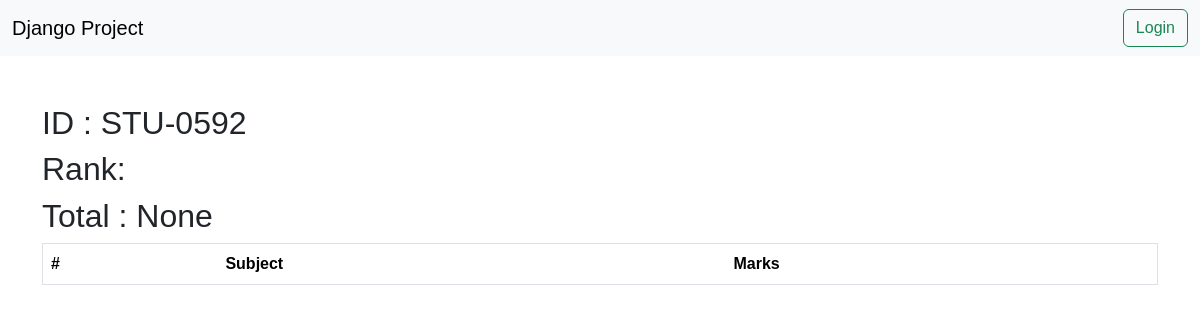
The page /reports/see_marks/STU-0592/ on the database as committed earlier.
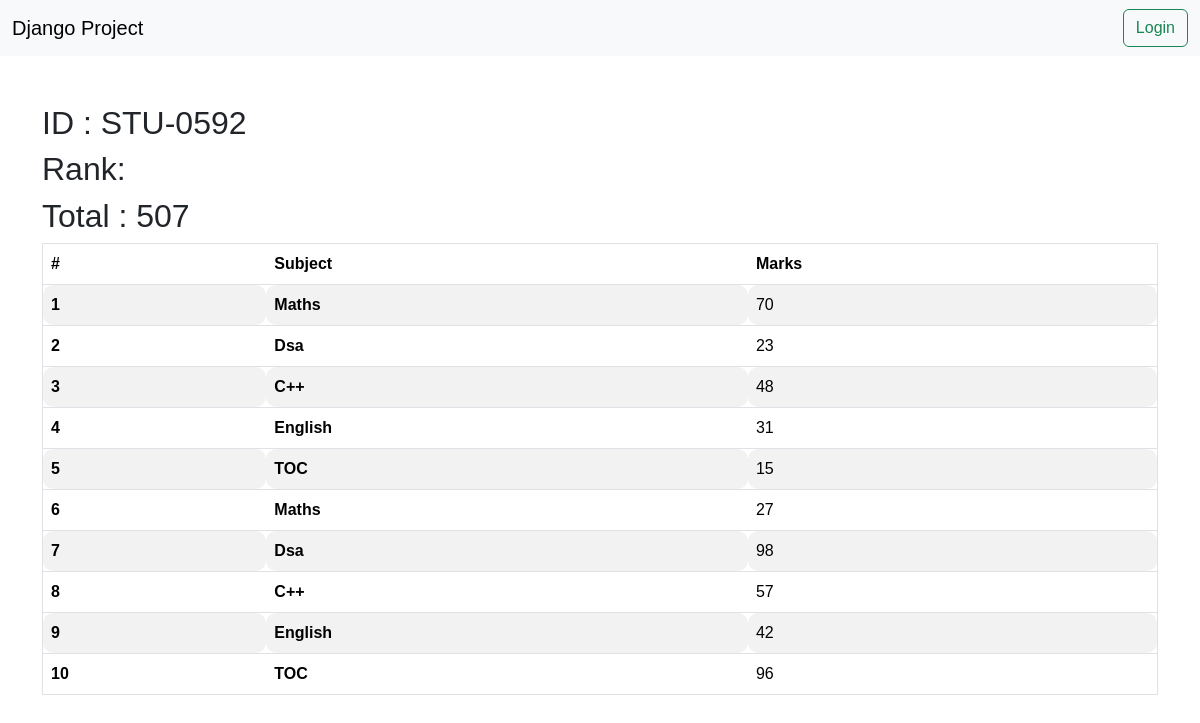
The same page on the database as committed later.
### vege/models.py (models this page shows, shortened)
class SubjectMarks(models.Model):
    student = models.ForeignKey(Student , on_delete=models.CASCADE , related_name="studentmarks")
    subject = models.ForeignKey(Subject , on_delete=models.CASCADE)
    marks = models.IntegerField()
    class Meta :
        unique_together = ['student' , 'subject']

class Subject(models.Model):
    subject = models.CharField(max_length=100)

### vege/views.py (the view)
# urls.py: path('reports/see_marks/<S_Id>/' , see_marks , name='see_marks'),
def see_marks(request , S_Id):
    queryset = SubjectMarks.objects.filter(student__S_Id__S_Id = S_Id)
    total_marks = queryset.aggregate(total_marks = Sum('marks'))
    return render(request , 'reports/see_marks.html' , {'queryset' : queryset , 'total_marks' : total_marks , 'Id':S_Id})

### vege/templates/reports/see_marks.html
{% extends "base.html"%}
{%block start%}
<div class="container mt-5">
    <h2>ID : {{Id}}</h2>
    <h2>Rank:</h2>
    <h2>Total : {{total_marks.total_marks}}</h2>
    <table class="table table-striped border">
        <thead>
          <tr>
            <th scope="col">#</th>
            <th scope="col">Subject</th>
            <th scope="col">Marks</th>
          </tr>
        </thead>
        <tbody>
            {% for marks in queryset %}
          <tr>
            <th scope="row">{{forloop.counter}}</th>
            <td><b>{{marks.subject.subject}}</b></td>
            <td>{{marks.marks}}</td>
          </tr>
          {% endfor %}
        </tbody>
      </table>
</div>
  {% endblock %}

Rows that differ between the two databases and show on the page:
added SubjectMarks: subject.subject "Maths", marks "70"
added SubjectMarks: subject.subject "Dsa", marks "23"
added SubjectMarks: subject.subject "C++", marks "48"
added SubjectMarks: subject.subject "English", marks "31"
added SubjectMarks: subject.subject "TOC", marks "15"
added SubjectMarks: subject.subject "Maths", marks "27"
added SubjectMarks: subject.subject "Dsa", marks "98"
added SubjectMarks: subject.subject "C++", marks "57"
added SubjectMarks: subject.subject "English", marks "42"
added SubjectMarks: subject.subject "TOC", marks "96"
Other text that changed with them:
{{ total_marks.total_marks }}: "None" → "507"
